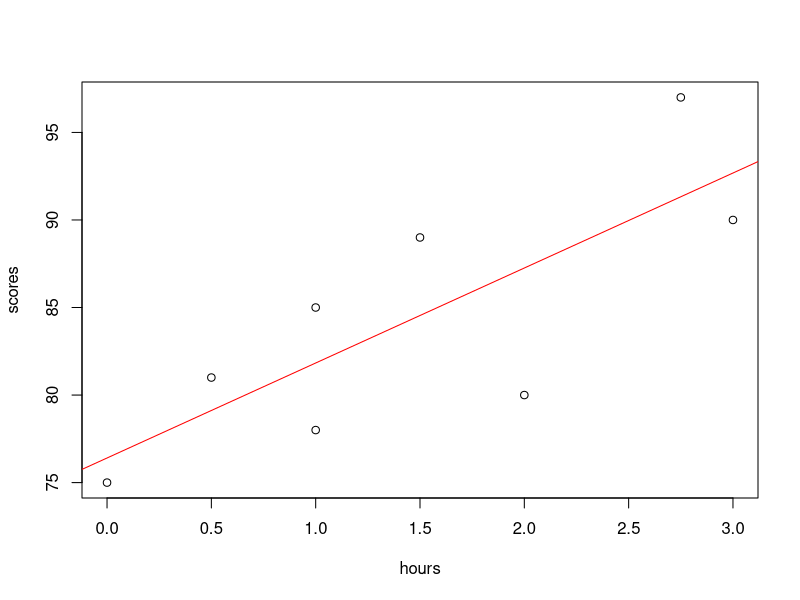
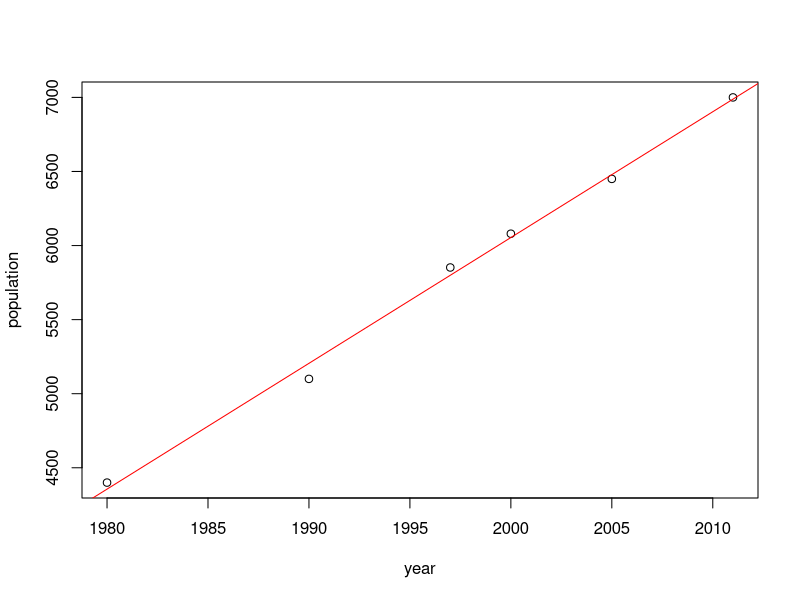
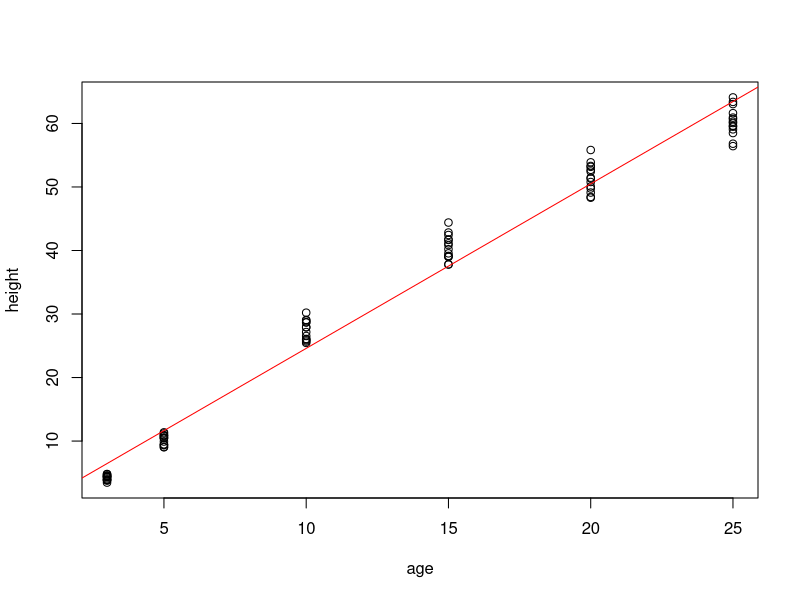

Write R code to recreate these figures, in order.
library(ggplot2)

# Problem 1
hrs = c(1, 0, 3, 1.5, 2.75, 1, 0.5, 2)
scores = c(78, 75, 90, 89, 97, 85, 81, 80)

t = table(scores, hrs)
# a) yHat = -8.1 + 0.1X
L = lm(scores ~ hrs)
cor(t)
# b) This ^^^^
# c) Yes, it is strong. 1 > 0.78 > .5
# d)
plot(hrs, scores, ylab = "scores", xlab = "hours")
abline(L, col = "red")
# Prediction value for hours studied
x = 4
coefficients(L)[1][] + x * coefficients(L)[2][]

# Problem 2
yrs = c(1980, 1990, 1997, 2000, 2005, 2011)
pop = c(4400, 5100, 5852, 6080, 6450, 7000)

# a) pop = -163766 + 84.91 * years
L2 = lm(pop ~ yrs)
T2 = table(pop, yrs)
# b)
cor(pop, yrs)
# Very correlated yeasss
# d)
plot(yrs, pop, xlab = "year", ylab = "population")
abline(L2, col = "red")
# e) Prediction
x2 = 2015
coefficients(L2)[1][] + x2 * coefficients(L2)[2][]

# Problem 3
data("Loblolly")
# a) There are 3 variables,
# with units (presumably) Feet, Years, Max Height
attach(Loblolly)
# b)
plot(age, height)
L3 = lm(height~age)
# c)
abline(L3, col = "red")
# d)
cor(age, height)
# e) PREDICTION
coefficients(L3)[1] + 12 * coef(L3)[2]




